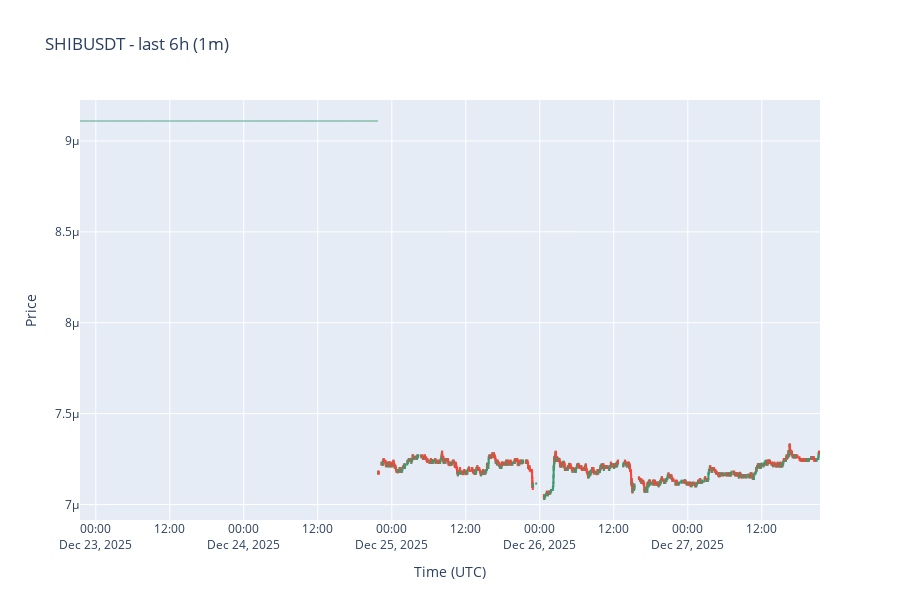

Notebook code cell kept with this figure:
### Markdown cell above
## 3) Plotly candlestick chart for a symbol

This helper fetches candles for a time range and renders a Plotly candlestick chart.

### Code cell
import plotly.graph_objects as go

async def fetch_candles(symbol: str, start: datetime, end: datetime) -> pd.DataFrame:
    sql = text("""
        SELECT timestamp, open, high, low, close, volume, turnover, is_confirmed
        FROM candles_1m
        WHERE symbol = :symbol
          AND timestamp >= :start_ts
          AND timestamp <  :end_ts
        ORDER BY timestamp ASC
    """)

    async with SessionLocal() as session:
        res = await session.execute(sql, {
            "symbol": symbol,
            "start_ts": start,
            "end_ts": end,
        })
        rows = res.mappings().all()

    df = pd.DataFrame(rows)
    if not df.empty:
        df["timestamp"] = pd.to_datetime(df["timestamp"], utc=True)
        
    return df

def plot_candles(df: pd.DataFrame, title: str = "") -> go.Figure:
    if df.empty:
        raise ValueError("No candles to plot for the specified range.")

    fig = go.Figure(
        data=[go.Candlestick(
            x=df["timestamp"],
            open=df["open"],
            high=df["high"],
            low=df["low"],
            close=df["close"],
            name="1m"
        )]
    )
    fig.update_layout(
        title=title or "Candles",
        xaxis_title="Time (UTC)",
        yaxis_title="Price",
        xaxis_rangeslider_visible=False,
        height=600,
    )
    return fig

symbol = "SHIBUSDT"
end = utc_floor_minute(datetime.now(timezone.utc))
start = end - timedelta(hours=120)
df_btc = await fetch_candles(symbol, start, end)
fig = plot_candles(df_btc, f"{symbol} - last 6h (1m)")
fig.show()

### Figure 1 — Plotly figure (JSON) as saved in the notebook; plotly's stock layout.template omitted (floating-point values rounded to 4 significant figures; data arrays with more than 128 entries replaced by an {"elided": "..."} marker saying what was removed)
{"data": [{"close": {"elided": "6983 float values"}, "high": {"elided": "6983 float values"}, "low": {"elided": "6983 float values"}, "name": "1m", "open": {"elided": "6983 float values"}, "type": "candlestick", "x": {"elided": "6983 str values"}}], "layout": {"height": 600, "title": {"text": "SHIBUSDT - last 6h (1m)"}, "xaxis": {"rangeslider": {"visible": false}, "title": {"text": "Time (UTC)"}}, "yaxis": {"title": {"text": "Price"}}}}
